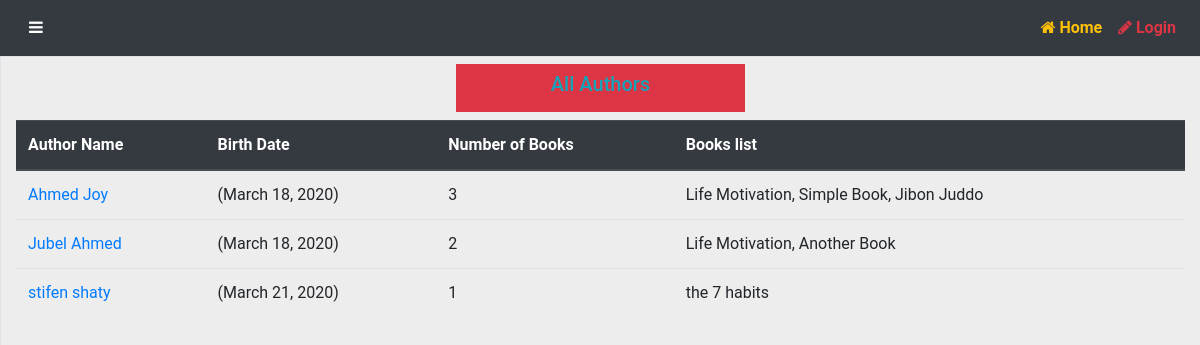
Page /catalog/authors/ on the earlier database version.
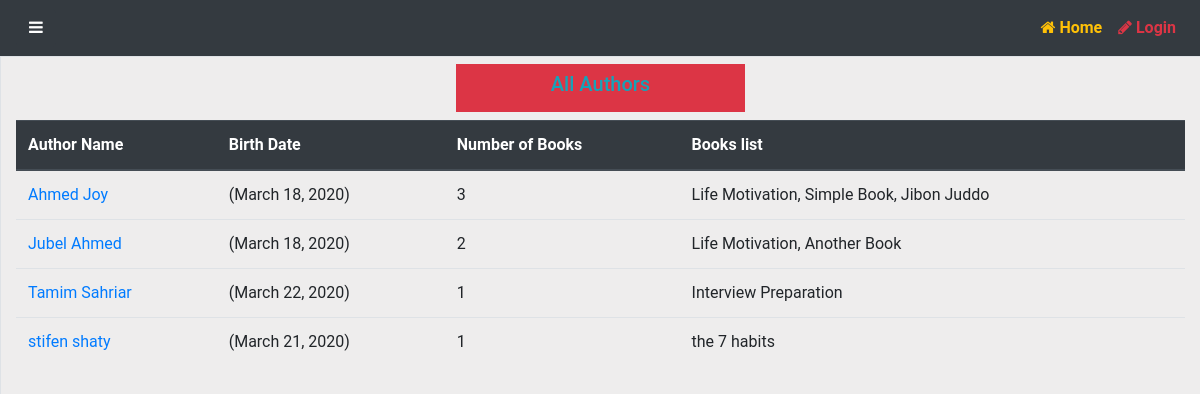
Same page on the later database version.
### catalog/models.py (models this page shows, shortened)
class Author(models.Model):
    first_name = models.CharField(max_length=100)
    last_name = models.CharField(max_length=100)
    date_of_birth = models.DateField(null=True, blank=True)
    date_of_death = models.DateField('Died', null=True, blank=True)
    class Meta:
        ordering=['last_name','first_name']
    def get_absolute_url(self):
        return reverse('author-detail',args=[str(self.id)])
    def show_all_books(self):
        return ', '.join(book.title for book in self.book_set.all()[:3])

class Book(models.Model):
    title = models.CharField(max_length=200)
    author = models.ManyToManyField('Author')
    language = models.ForeignKey('Language',on_delete=models.SET_NULL,null=True)
    summery = models.TextField(help_text='Enter a brief description of the book')
    isbn = models.CharField('ISBN', max_length=13, help_text='13 Character <a href="https://www.isbn-international.org/content/what-isbn">ISBN number</a>')
    genre = models.ManyToManyField(Genre,help_text='Select a genre for this book')
    book_added_date = models.DateTimeField(auto_now_add=True)
    def display_genre(self):
        return ', '.join(genre.name for genre in self.genre.all()[:3])
    display_genre.short_description = 'Genre'
    def show_author(self):
        return ' '.join(author.first_name for author in self.author.all()[:3])
    show_author.short_description = 'Author'

### catalog/views.py (the view)
# urls.py: path('authors/',views.AuthorListView.as_view(),name='authors'),
class AuthorListView(ListView):
     model = Author
     template_name = 'books/author_list.html'
     context_object_name = 'author_list'
     def get_queryset(self):
          return Author.objects.order_by('first_name')

### catalog/templates/books/author_list.html (shortened to what this page needs)
{% extends 'base_generic.html' %}
{% load static %}
{% block content %}
    <div class="m-2 row justify-content-center">
        <div class="col-sm-3 bg-danger" ><h5 class="p-2 text-info text-center ">All Authors</h5></div>
    </div>
    <table class="table">
        <thead class="thead-dark">
          <tr>
            <th scope="col">Author Name</th>
            <th scope="col">Birth Date</th>
            <th scope="col">Number of Books</th>
            <th scope="col">Books list</th>
          </tr>
        </thead>
        <tbody>
  {% if author_list %}
    {% for author in author_list %}
          <tr>
            <td> <a href="{{ author.get_absolute_url }}">{{ author.first_name }} {{author.last_name }}</a>  </td>
            <td>({{author.date_of_birth}})</td>
            <td>{{author.book_set.all.count}}</td>
            <td>{{author.show_all_books}}</td>
          </tr>
    {% endfor %}
</tbody>
</table>
  {% else %}
    <p>There have no author .</p>
  {% endif %}
{% endblock %}

Differences in the rows shown:
added Author: first_name "Tamim", last_name "Sahriar", date_of_birth "March 22, 2020", book_set.all.count "1", show_all_books "Interview Preparation"
